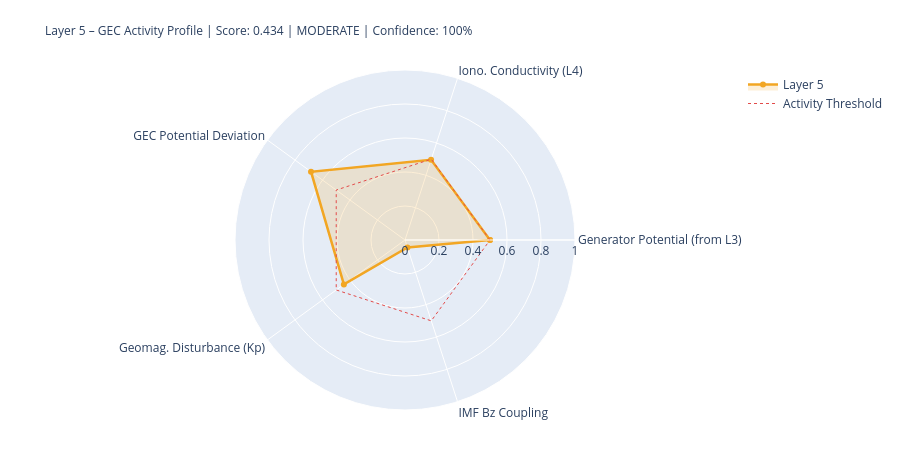

Notebook source saved alongside this figure:
### Markdown cell above
---
## 5. State Assessment & Handoff to Layer 6

### Code cell
# ============================================================
# LAYER-5-SCORE
# ============================================================

# Components
# 1) Generator activity (Layer-3-driven)
gen_score = norm(generator_strength, 0.3, 2.0)
gen_src   = 'from_layer3' if l3_thunder_score is not None else 'estimated'

# 2) Ionospheric conductivity (Layer-4-driven)
iono_score = norm(iono_cond_factor, 0.7, 1.4)
iono_src   = 'from_layer4' if l4_ioniz is not None else 'estimated'

# 3) GEC potential deviation from reference
pot_score = norm(abs(delta_V_pct), 0, 30)  # 0 = at reference, 1 = 30% deviation
pot_src   = 'derived'

# 4) Geomagnetic disturbance (Kp) – modulates vertical currents
kp_score = norm(kp_val, 0, 9)
kp_src   = 'primary' if kp_now is not None else 'from_layer4'

# 5) IMF Bz coupling (southward = stronger M-I coupling → GEC influence)
bz_score = norm(-(bz_now or 0), -5, 30) if bz_now is not None else None
bz_src   = 'primary' if bz_now is not None else 'missing'

COMPONENTS = {
    'Generator Potential (from L3)':  {'score': gen_score,   'source': 'derived_from_layer3', 'dynamic': True},
    'Iono. Conductivity (L4)':      {'score': iono_score,  'source': iono_src, 'dynamic': True},
    'GEC Potential Deviation':      {'score': pot_score,   'source': pot_src,  'dynamic': True},
    'Geomag. Disturbance (Kp)':         {'score': kp_score,    'source': kp_src,   'dynamic': True},
    'IMF Bz Coupling':               {'score': bz_score,    'source': bz_src,   'dynamic': True},
}

available   = {k: v['score'] for k, v in COMPONENTS.items() if v['score'] is not None}
unavailable = [k for k, v in COMPONENTS.items() if v['score'] is None]
layer5_score = round(sum(available.values()) / len(available), 4) if available else None
confidence   = round(len(available) / len(COMPONENTS), 2)
level = ('unknown' if layer5_score is None
         else 'quiet'   if layer5_score < 0.3
         else 'moderate' if layer5_score < 0.6
         else 'active')
dominant_l5 = max(available, key=available.get) if available else 'none'

# Kp consistency: separate 1-min raw value from score value
kp_1m_raw   = kp_now          # directly from API (can be 0.0 during live measurement)
kp_for_score = kp_val          # from Layer-0 context or estimated value if needed
kp_score_src = kp_src

W = 68
print('=' * W)
print('LAYER 5 – GLOBAL ELECTRIC CIRCUIT – STATE ASSESSMENT')
print('=' * W)
for name, comp in COMPONENTS.items():
    s = comp['score']
    if s is not None:
        bar = '█' * int(s*20) + '░' * (20-int(s*20))
        print(f'  {name:<34} {bar}  {s:.3f}  [{comp["source"]}]')
    else:
        print(f'  {name:<34} {"─"*20}  n/a   [missing]')
print('-' * W)
print(f'  Score:         {layer5_score:.3f}  ({len(available)}/{len(COMPONENTS)} components)')
print(f'  Confidence:    {confidence:.0%}')
print(f'  Level:         {level.upper()}')
print(f'  Dominant:      {dominant_l5}')
print(f'  V_iono:        {V_iono_mod:.1f} kV  (Δ {delta_V_pct:+.1f}% vs. Ref)')
print(f'  I_total:       {I_total_mod:.1f} A   (Δ {delta_I_pct:+.1f}% vs. Ref)')
print('=' * W)

# Radar
cats   = list(available.keys())
vals_r = list(available.values())
if len(cats) >= 3:
    fig = go.Figure()
    fig.add_trace(go.Scatterpolar(
        r=vals_r + [vals_r[0]], theta=cats + [cats[0]],
        fill='toself', fillcolor='rgba(242,166,35,0.18)',
        line=dict(color='#F2A623', width=2.5), name='Layer 5'
    ))
    fig.add_trace(go.Scatterpolar(
        r=[0.5]*(len(cats)+1), theta=cats+[cats[0]],
        line=dict(color='#E24B4A', dash='dot', width=1),
        mode='lines', name='Activity Threshold'
    ))
    fig.update_layout(
        title=dict(
            text=f'Layer 5 – GEC Activity Profile | Score: {layer5_score:.3f} | {level.upper()} | Confidence: {confidence:.0%}',
            font=dict(size=12)
        ),
        polar=dict(radialaxis=dict(visible=True, range=[0,1])),
        height=450, showlegend=True,
        margin=dict(l=80, r=80, t=70, b=40)
    )
    fig.show()

### Figure 1 — Plotly figure (JSON) as saved in the notebook; plotly's stock layout.template omitted (floating-point values rounded to 4 significant figures)
{"data": [{"fill": "toself", "fillcolor": "rgba(242,166,35,0.18)", "line": {"color": "#F2A623", "width": 2.5}, "name": "Layer 5", "r": [0.5, 0.4963, 0.6833, 0.4444, 0.0463, 0.5], "theta": ["Generator Potential (from L3)", "Iono. Conductivity (L4)", "GEC Potential Deviation", "Geomag. Disturbance (Kp)", "IMF Bz Coupling", "Generator Potential (from L3)"], "type": "scatterpolar"}, {"line": {"color": "#E24B4A", "dash": "dot", "width": 1}, "mode": "lines", "name": "Activity Threshold", "r": [0.5, 0.5, 0.5, 0.5, 0.5, 0.5], "theta": ["Generator Potential (from L3)", "Iono. Conductivity (L4)", "GEC Potential Deviation", "Geomag. Disturbance (Kp)", "IMF Bz Coupling", "Generator Potential (from L3)"], "type": "scatterpolar"}], "layout": {"height": 450, "margin": {"b": 40, "l": 80, "r": 80, "t": 70}, "polar": {"radialaxis": {"range": [0, 1], "visible": true}}, "showlegend": true, "title": {"font": {"size": 12}, "text": "Layer 5 – GEC Activity Profile | Score: 0.434 | MODERATE | Confidence: 100%"}}}
